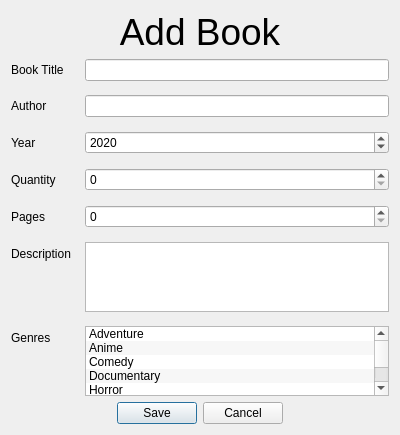
<?xml version="1.0" encoding="UTF-8"?>
<ui version="4.0">
 <class>BookDialog</class>
 <widget class="QDialog" name="BookDialog">
  <property name="geometry">
   <rect>
    <x>0</x>
    <y>0</y>
    <width>400</width>
    <height>435</height>
   </rect>
  </property>
  <property name="windowTitle">
   <string>Dialog</string>
  </property>
  <layout class="QVBoxLayout" name="verticalLayout">
   <item>
    <widget class="QLabel" name="titleLabel">
     <property name="font">
      <font>
       <pointsize>28</pointsize>
      </font>
     </property>
     <property name="text">
      <string>Add Book</string>
     </property>
     <property name="alignment">
      <set>Qt::AlignCenter</set>
     </property>
    </widget>
   </item>
   <item>
    <layout class="QFormLayout" name="formLayout">
     <property name="horizontalSpacing">
      <number>14</number>
     </property>
     <property name="verticalSpacing">
      <number>14</number>
     </property>
     <item row="0" column="0">
      <widget class="QLabel" name="label">
       <property name="text">
        <string>Book Title</string>
       </property>
      </widget>
     </item>
     <item row="0" column="1">
      <widget class="QLineEdit" name="bookTitle"/>
     </item>
     <item row="1" column="0">
      <widget class="QLabel" name="label_5">
       <property name="text">
        <string>Author</string>
       </property>
      </widget>
     </item>
     <item row="1" column="1">
      <widget class="QLineEdit" name="bookAuthor"/>
     </item>
     <item row="2" column="0">
      <widget class="QLabel" name="label_4">
       <property name="text">
        <string>Year</string>
       </property>
      </widget>
     </item>
     <item row="2" column="1">
      <widget class="QSpinBox" name="bookYearSpinbox">
       <property name="minimum">
        <number>1900</number>
       </property>
       <property name="maximum">
        <number>2100</number>
       </property>
       <property name="value">
        <number>2020</number>
       </property>
      </widget>
     </item>
     <item row="3" column="0">
      <widget class="QLabel" name="label_2">
       <property name="text">
        <string>Quantity</string>
       </property>
      </widget>
     </item>
     <item row="3" column="1">
      <widget class="QSpinBox" name="bookQuantitySpinbox"/>
     </item>
     <item row="4" column="0">
      <widget class="QLabel" name="label_7">
       <property name="text">
        <string>Pages</string>
       </property>
      </widget>
     </item>
     <item row="4" column="1">
      <widget class="QSpinBox" name="bookPagesSpinbox"/>
     </item>
     <item row="5" column="0">
      <widget class="QLabel" name="label_8">
       <property name="text">
        <string>Description</string>
       </property>
      </widget>
     </item>
     <item row="6" column="0">
      <widget class="QLabel" name="label_3">
       <property name="text">
        <string>Genres</string>
       </property>
      </widget>
     </item>
     <item row="6" column="1">
      <widget class="QListWidget" name="bookGenreList">
       <property name="alternatingRowColors">
        <bool>true</bool>
       </property>
       <property name="selectionMode">
        <enum>QAbstractItemView::MultiSelection</enum>
       </property>
       <property name="spacing">
        <number>3</number>
       </property>
       <property name="sortingEnabled">
        <bool>true</bool>
       </property>
       <item>
        <property name="text">
         <string>Adventure</string>
        </property>
       </item>
       <item>
        <property name="text">
         <string>Anime</string>
        </property>
       </item>
       <item>
        <property name="text">
         <string>Comedy</string>
        </property>
       </item>
       <item>
        <property name="text">
         <string>Documentary</string>
        </property>
       </item>
       <item>
        <property name="text">
         <string>Horror</string>
        </property>
       </item>
       <item>
        <property name="text">
         <string>Romance</string>
        </property>
       </item>
      </widget>
     </item>
     <item row="5" column="1">
      <widget class="QTextEdit" name="bookDescriptionTextEdit"/>
     </item>
    </layout>
   </item>
   <item>
    <widget class="QDialogButtonBox" name="acceptButtonBox">
     <property name="standardButtons">
      <set>QDialogButtonBox::Cancel|QDialogButtonBox::Save</set>
     </property>
     <property name="centerButtons">
      <bool>true</bool>
     </property>
    </widget>
   </item>
  </layout>
 </widget>
 <resources/>
 <connections>
  <connection>
   <sender>acceptButtonBox</sender>
   <signal>accepted()</signal>
   <receiver>BookDialog</receiver>
   <slot>accept()</slot>
   <hints>
    <hint type="sourcelabel">
     <x>199</x>
     <y>415</y>
    </hint>
    <hint type="destinationlabel">
     <x>199</x>
     <y>217</y>
    </hint>
   </hints>
  </connection>
  <connection>
   <sender>acceptButtonBox</sender>
   <signal>rejected()</signal>
   <receiver>BookDialog</receiver>
   <slot>reject()</slot>
   <hints>
    <hint type="sourcelabel">
     <x>199</x>
     <y>415</y>
    </hint>
    <hint type="destinationlabel">
     <x>199</x>
     <y>217</y>
    </hint>
   </hints>
  </connection>
 </connections>
</ui>
